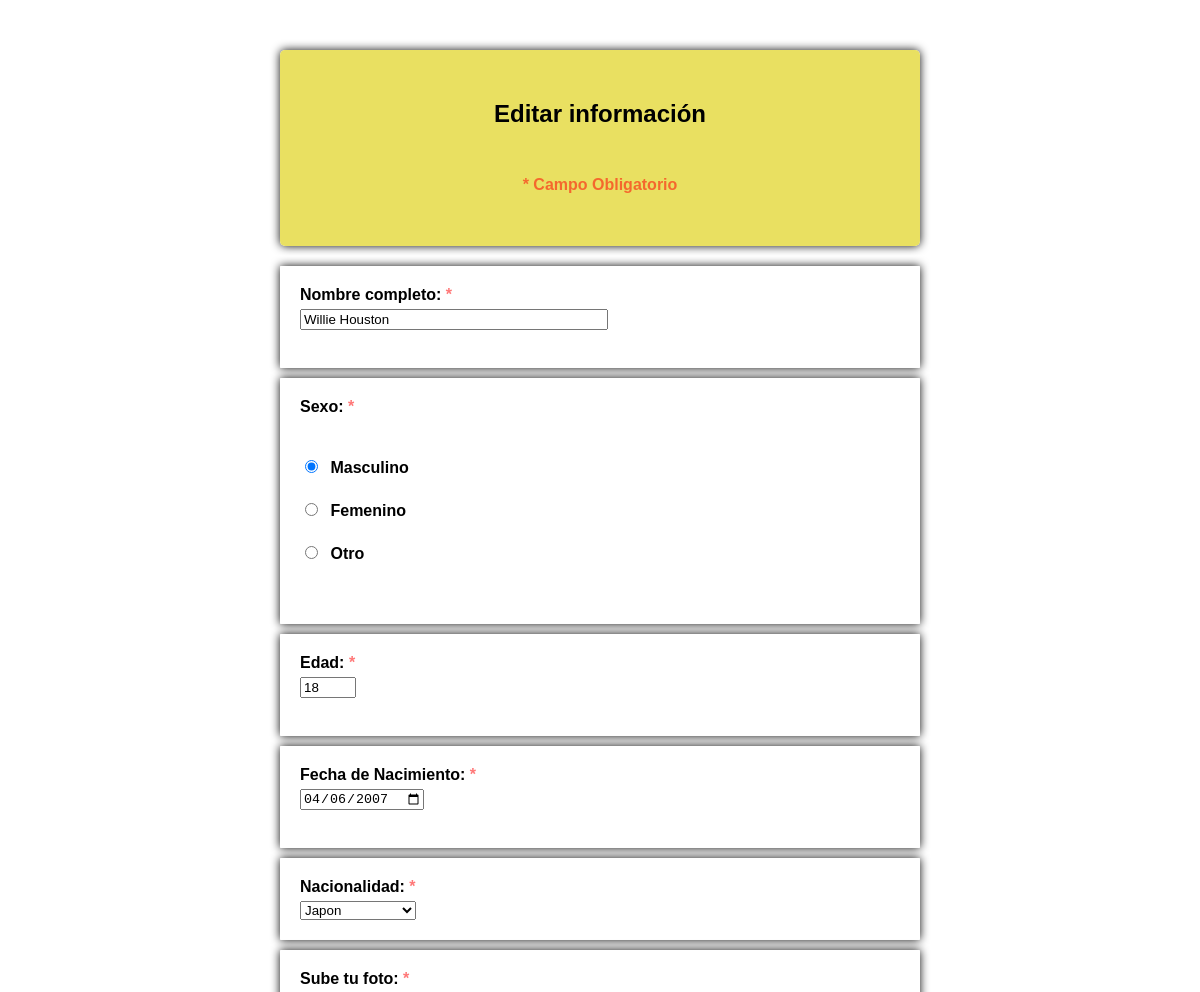
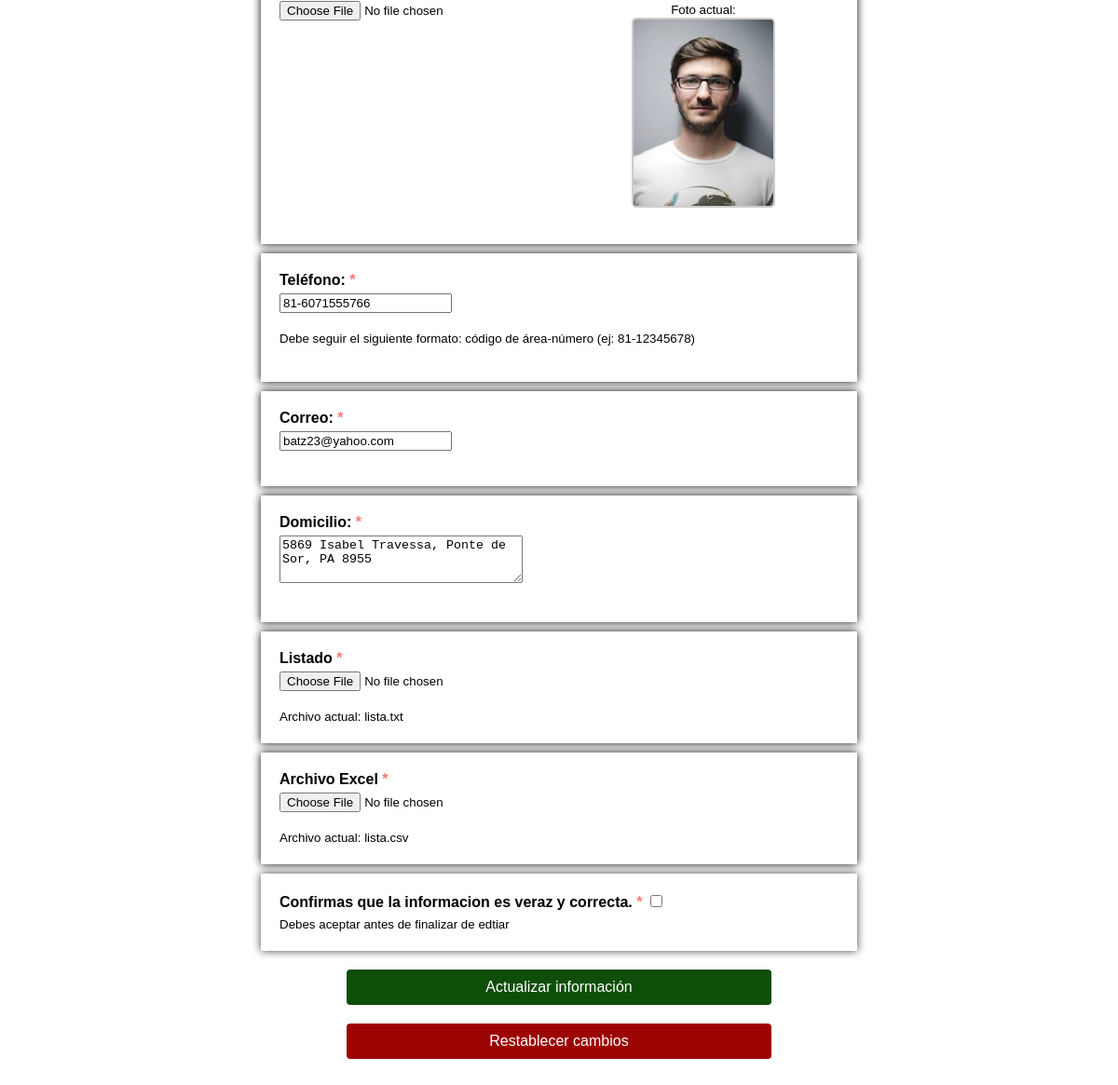
The app's page /editar_formulario.php?id=1 with its own data (2 pictures, top to bottom).
### tables this page shows
CREATE TABLE `student` (
  `id_students` int(11) NOT NULL AUTO_INCREMENT,
  `nombre` varchar(50) NOT NULL,
  `id_sexo` int(11) DEFAULT NULL,
  `especifique` varchar(255) DEFAULT '',
  `edad` int(3) NOT NULL,
  `nacimiento` date NOT NULL,
  `id_paises` int(11) DEFAULT NULL,
  `telefono` varchar(14) NOT NULL,
  `correo` varchar(50) NOT NULL,
  `domicilio` varchar(255) NOT NULL,
  `foto` varchar(255) NOT NULL,
  `lista` varchar(255) NOT NULL,
  `excel` varchar(255) NOT NULL,
  `fecha_acceso` timestamp NOT NULL,
  `fecha_registro` timestamp NOT NULL DEFAULT current_timestamp(),
  `id_usuario_registro` int(11) DEFAULT NULL,
  `fecha_edicion` timestamp NULL DEFAULT NULL,
  `id_usuario_editor` int(11) DEFAULT NULL,
  `visible` int(11) NOT NULL DEFAULT 1,
  `fecha_borrado` timestamp NOT NULL DEFAULT current_timestamp(),
  PRIMARY KEY (`id_students`),
  KEY `id_paises` (`id_paises`),
  KEY `id_sexo` (`id_sexo`),
  CONSTRAINT `student_ibfk_1` FOREIGN KEY (`id_paises`) REFERENCES `paises` (`id_paises`) ON DELETE CASCADE ON UPDATE CASCADE,
  CONSTRAINT `student_ibfk_2` FOREIGN KEY (`id_sexo`) REFERENCES `sexo` (`id_sexo`) ON DELETE CASCADE ON UPDATE CASCADE
);

### editar_formulario.php (the view, shortened to what this page needs)
<?php
require_once 'conn.php';
$conn = new mysqli($servername, $username, $db_password, $dbname, $port);
$conn->set_charset("utf8mb4");
$student_id = isset($_GET['id']) ? intval($_GET['id']) : 0;
$sql = "SELECT * FROM student WHERE id_students = $student_id";
$result = $conn->query($sql);
$student = $result->fetch_assoc();
$sexo_map = [
    1 => 'Masculino',
    2 => 'Femenino',
    3 => 'Otro'
];
$paises_map = [
    1 => 'Alemania',
    2 => 'Brazil',
    3 => 'Canada',
    4 => 'China',
    5 => 'Estados Unidos',
    6 => 'India',
    7 => 'Indonesia',
    8 => 'Japon',
    9 => 'Mexico',
    10 => 'Rusia'
];
$sexo_valor = $sexo_map[$student['id_sexo']] ?? 'Masculino';
$pais_valor = $paises_map[$student['id_paises']] ?? 'Mexico';
$especifique_valor = $student['especifique'] ?? "";
?>
<!DOCTYPE html>
<html lang="es">
<head>
    <link rel="stylesheet" href="style.css" media="screen" />
</head>
<body>
    <form action="actualizar_formulario.php" method="post" enctype="multipart/form-data" autocomplete="off"
        class="needs-validation" novalidate>
        <div class="form-container">
            <h2>Editar información</h2>
            <h2><span class="error">* Campo Obligatorio</span></h2>
        </div>
        <div class="form-box">
            <label for="nombre">
                Nombre completo: <span class="error">*</span><br /></label>
            <input type="text" class="form-control" id="nombre" name="nombre"
                value="<?php echo htmlspecialchars($student['nombre']); ?>" required /><br /><br />
        </div>
        <div class="form-box">
            <label for="sexo"> Sexo: <span class="error">*</span><br /></label>
            <br /><br />
            <label class="radio-label">
                <input type="radio" id="S1" name="sexo" value="Masculino" <?php echo ($sexo_valor == 'Masculino') ? 'checked' : ''; ?> required />
                <span class="radio-text">Masculino</span> </label><br />
            <label class="radio-label">
                <input type="radio" id="S2" name="sexo" value="Femenino" <?php echo ($sexo_valor == 'Femenino') ? 'checked' : ''; ?> />
                <span class="radio-text">Femenino</span> </label><br />
            <label class="radio-label">
                <input type="radio" id="S3" name="sexo" value="Otro" <?php echo ($sexo_valor == 'Otro') ? 'checked' : ''; ?> />
                <span class="radio-text">Otro</span> </label><br />
                name="especifique" value="<?php echo htmlspecialchars($especifique_valor); ?>" <?php echo ($sexo_valor == 'Otro') ? 'required' : ''; ?> /><br />
        </div>
        <div class="form-box">
            <label for="age"> Edad: <span class="error">*</span><br /></label>
            <input type="number" id="age" name="age" min="1" max="99" value="<?php echo $student['edad']; ?>"
                required /><br /><br />
        </div>
        <div class="form-box">
            <label for="bday">
                Fecha de Nacimiento: <span class="error">*</span><br /></label>
            <input type="date" id="bday" name="bday" value="<?php echo $student['nacimiento']; ?>"
                required /><br /><br />
        </div>
        <div class="form-box">
            <label for="country" class="col-sm-3 control-label">Nacionalidad: <span class="error">*</span><br /></label>
            <div class="col-12">
                <select id="country" name="country" class="form-control" onchange="actualizarFormatoTelefono()">
                    <option value="Japon" <?php echo ($pais_valor == 'Japon') ? 'selected' : ''; ?>>Japon</option>
                </select>
            </div>
        </div>
        <div class="form-box">
            <label for="photo">
                Sube tu foto: <span class="error">*</span><br />
            </label>
            <div class="photo-container">
                <div class="photo-upload">
                    <input type="file" id="photo" name="photo" accept="image/*" />
                </div>
                <div class="photo-example">
                    <small>Foto actual:</small><br />
                    <img src="<?php echo $student['foto']; ?>" alt="Foto actual" width="150" height="200" />
                </div>
            </div>
        </div>
        <div class="form-box">
            <label for="phone"> Teléfono: <span class="error">*</span><br /></label>
            <input type="tel" id="phone" name="phone" placeholder="000-00000000" pattern="[0-9]{3}-[0-9]{7,11}"
                maxlength="15" value="<?php echo htmlspecialchars($student['telefono']); ?>" required /><br /><br />
            <small id="phoneHelp">Debe seguir el siguiente formato: extensión-número (ej:
                473-1234567)</small><br /><br />
        </div>
        <div class="form-box">
            <label for="correo"> Correo: <span class="error">*</span><br /></label>
            <input type="email" id="correo" name="correo" placeholder="ejemplo@hotmail.com" aria-label="correo"
                aria-describedby="basic-addon1" value="<?php echo htmlspecialchars($student['correo']); ?>"
                required /><br /><br />
        </div>
        <div class="form-box">
            <label for="domicilio">
                Domicilio: <span class="error">*</span><br />
            </label>
            <textarea id="domicilio" name="domicilio" rows="3" cols="30"
                required><?php echo htmlspecialchars($student['domicilio']); ?></textarea><br /><br />
        </div>
        <div class="form-box">
            <label for="list"> Listado <span class="error">*</span><br /> </label>
            <input type="file" id="list" name="list" accept=".txt" /><br /><br />
            <small>Archivo actual: <?php echo basename($student['lista']); ?></small>
        </div>
        <div class="form-box">
            <label for="excel">
                Archivo Excel <span class="error">*</span><br />
            </label>
            <input type="file" id="excel" name="excel" accept=".xlsx, .csv" /><br /><br />
            <small>Archivo actual: <?php echo basename($student['excel']); ?></small>
        </div>
        <div class="col-12">
            <div class="form-check">
                <label class="form-check-label" style="color:rgba(0, 0, 0, 1);" for="invalidCheck">
                    Confirmas que la informacion es veraz y correcta.
                    <span class="error">*</span>
                    <input class="form-check-input" type="checkbox" value="" id="invalidCheck" required />
                </label>
                <small style="color:rgba(0, 0, 0, 1);">Debes aceptar antes de finalizar de edtiar</small>
            </div>
        </div>
        <input type="submit" value="Actualizar información" />
        <input type="reset" value="Restablecer cambios" />
    </form>
    <br /><br />
</body>
</html>

### style.css (style rules this page uses)
#nombre { width: 300px; }
body { font-family: Arial, sans-serif; margin: 10px; padding: 20px; background-image: url('templates/White.jpg'); background-size: cover; background-position: center; background-repeat: no-repeat; background-attachment: fixed; }
.form-container { max-width: 600px; margin: 20px auto; padding: 20px; background-color: rgba(233, 224, 93, 0.973); border-radius: 5px; box-shadow: 0 0 10px rgba(0, 0, 0, 0.959); text-align: center; }
.form-box { max-width: 600px; margin: 10px auto; padding: 20px; background-color: rgba(255, 255, 255, 0.829); border-radius: 1px; box-shadow: 0 0 10px rgba(0, 0, 0, 0.973); text-align: justify; }
.photo-container { display: flex; align-items: flex-start; gap: 20px; margin-bottom: 15px; }
.photo-upload { flex: 1; }
.photo-example { flex: 1; text-align: center; }
.photo-example img { border: 2px solid #ccc; border-radius: 5px; }
h2 { text-align: center; color: #000000; }
.form-check { color: #f0f0f0; max-width: 600px; margin: 10px auto; padding: 20px; background-color: rgba(255, 255, 255, 0); border-radius: 1px; box-shadow: 0 0 10px rgba(0, 0, 0, 0.745); text-align: justify; }
label { display: block; margin-bottom: 5px; font-weight: bold; }
.radio-label input[type="radio"] { margin-right: 8px; }
.radio-text { cursor: pointer; }
input[type="submit"] { display: block; margin: 20px auto; width: 40%; padding: 10px; background-color: #0e4e08; color: rgb(255, 255, 255); border: none; border-radius: 4px; box-shadow: 0 0 10px #51b815(0, 0, 0, 1); cursor: pointer; font-size: 16px; text-align: center; }
input[type="reset"] { display: block; margin: 20px auto; width: 40%; padding: 10px; background-color: #9c0303; color: rgb(255, 255, 255); border: none; border-radius: 4px; box-shadow: 0 0 10px #c45b5b(0, 0, 0, 1); cursor: pointer; font-size: 16px; text-align: center; }
.error { color: rgba(255, 0, 0, 0.534); margin-bottom: 15px; font-size: medium; }
h2 { background-color: rgba(0, 0, 0, 0); padding: 10px; border-radius: 5px; text-align: center; }

### records on screen
student: nombre "Willie Houston", id_sexo "☑ Masculino", id_sexo "☐ Femenino", id_sexo "☐ Otro", age "18", bday "04/06/2007", country "Japon", foto (picture), phone "81-6071555766", correo "batz23@yahoo.com", domicilio "5869 Isabel Travessa, Ponte de Sor, PA 8955", lista "lista.txt", excel "lista.csv"
